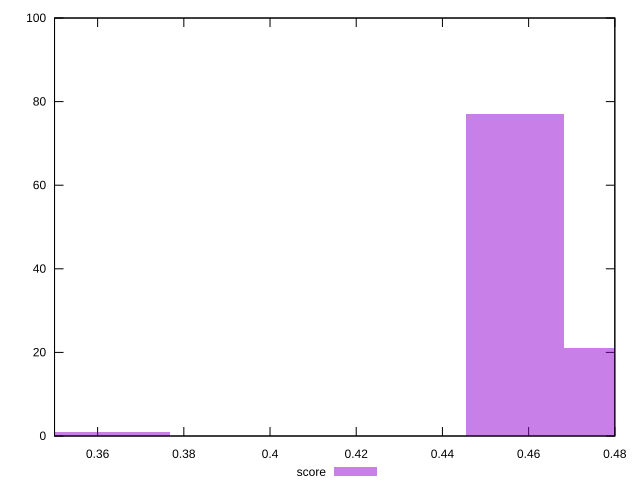

Source code (gnuplot):
reset

$score <<EOF
0.3654402718081254 1
0.3426002548201175 1
0.4796403567481646 21
0.4568003397601567 77
EOF

set key outside below
set boxwidth 0.022840016988007836
set xrange [0.35:0.48]
set yrange [0:100]
set trange [0:100]
set style fill transparent solid 0.5 noborder
set terminal svg size 640, 490 enhanced background rgb 'white'
set output "reports/report_00032_2021-02-25T10-28-15.087Z/first-cpu-idle/samples/astro/score/histogram.svg"

plot $score title "score" with boxes

reset
